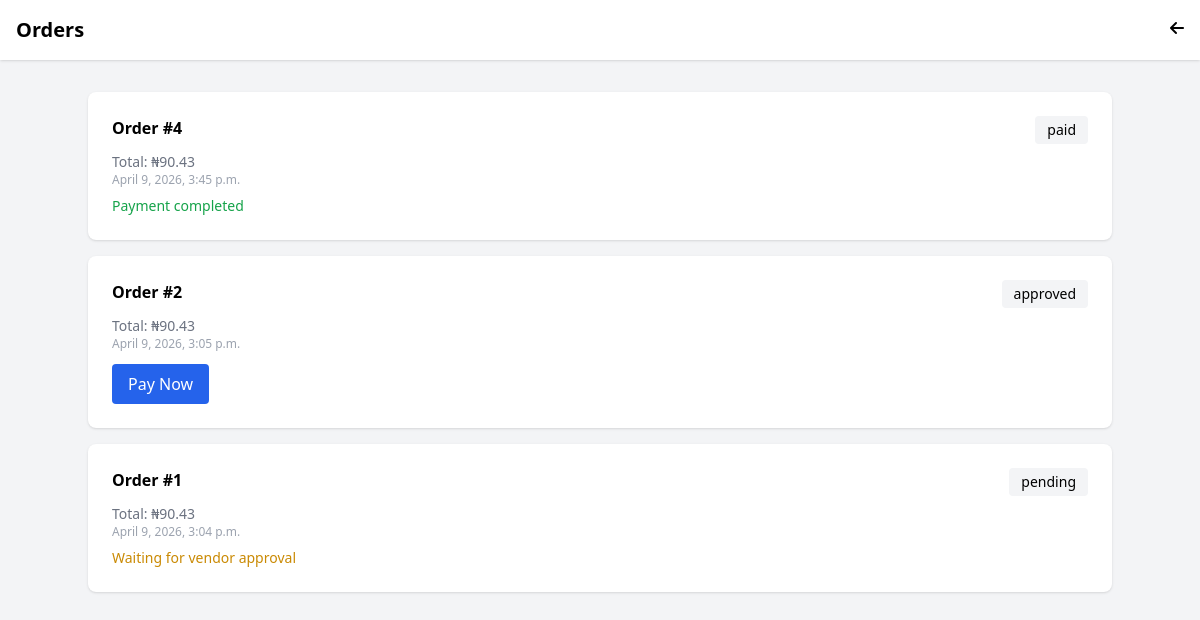
Page /orders/ (signed in) on the committed database.
### multivendor/models.py (models this page shows, shortened)
class Order(models.Model):
    STATUS = (
        ("pending", "Pending"),
        ("paid", "Paid"),
        ("shipping", "Shipping"),
        ("delivered", "Delivered"),
        ("cancelled", "Cancelled"),
    )
    buyer = models.ForeignKey(User, on_delete=models.CASCADE)
    address = models.ForeignKey(Address, on_delete=models.SET_NULL, null=True)
    total_price = models.DecimalField(max_digits=12, decimal_places=2)
    status =models.CharField(max_length=20, choices=STATUS, default="pending")
    created_at = models.DateTimeField(auto_now_add=True)

### multivendor/views.py (the view)
# urls.py: path("orders/", views.orders_view, name="orders"),
def orders_view(request):
    if not request.user.is_authenticated:
        return redirect("login")
    user = request.user
    if user.role == "buyer":
        orders = Order.objects.filter(buyer=user).order_by("-created_at")
    elif user.role == "vendor":
        vendor = Vendor.objects.filter(user=user).first()
        orders = OrderItem.objects.filter(vendor=vendor).order_by("-order__created_at")
    else:
        orders = Order.objects.all().order_by("-created_at")
    context = {
        "orders": orders
    }
    return render(request, "orders.html", context)

### templates/orders.html (shortened to what this page needs)
<!DOCTYPE html>
<html>
<head>
<script src="https://cdn.tailwindcss.com"></script>
<link rel="stylesheet"
href="https://cdnjs.cloudflare.com/ajax/libs/font-awesome/6.5.0/css/all.min.css"/>
</head>
<body class="bg-gray-100">
<div class="bg-white shadow p-4 flex justify-between">
<h1 class="font-bold text-xl">Orders</h1>
<a href="{% url 'dashboard' %}">
<i class="fas fa-arrow-left"></i>
</a>
</div>
<div class="max-w-5xl mx-auto mt-8">
{% for order in orders %}
<div class="bg-white p-6 rounded-lg shadow mb-4">
{% if request.user.role == "buyer" %}
<div class="flex justify-between">
<h3 class="font-bold">
Order #{{ order.id }}
</h3>
<span class="text-sm bg-gray-100 px-3 py-1 rounded">
{{ order.status }}
</span>
</div>
<p class="text-gray-500 text-sm mt-2">
Total: ₦{{ order.total_price }}
</p>
<p class="text-xs text-gray-400">
{{ order.created_at }}
</p>
{% if order.status == "approved" %}
<a href="{% url 'payment' order.id %}"
class="inline-block mt-3 bg-blue-600 text-white px-4 py-2 rounded">
Pay Now
</a>
{% elif order.status == "pending" %}
<p class="text-yellow-600 mt-2 text-sm">
Waiting for vendor approval
</p>
{% elif order.status == "paid" %}
<p class="text-green-600 mt-2 text-sm">
Payment completed
</p>
{% endif %}
{% endif %}
</div>
{% endfor %}
</div>
</body>
</html>

### rows in the picture
Order: id "4", status "paid", total_price "90.43", created_at "April 9, 2026, 3:45 p.m.", shows "Payment completed"
Order: id "2", status "approved", total_price "90.43", created_at "April 9, 2026, 3:05 p.m.", shows "Pay Now"
Order: id "1", status "pending", total_price "90.43", created_at "April 9, 2026, 3:04 p.m.", shows "Waiting for vendor approval"
